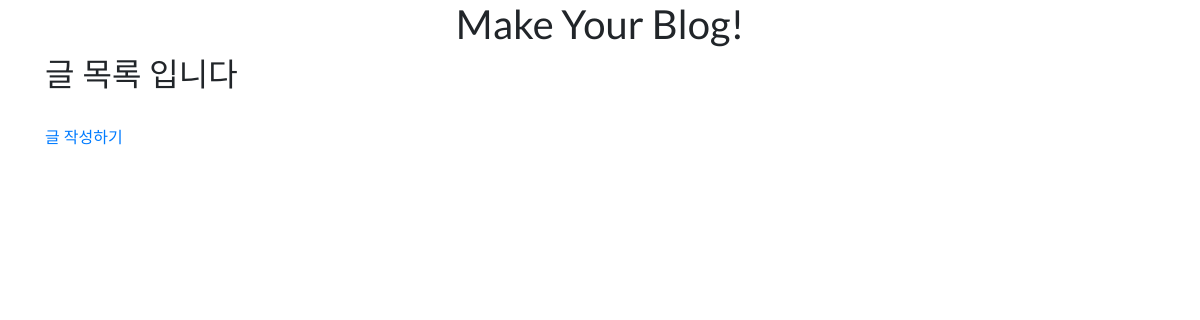
Before: /new/log/ with the older database file.
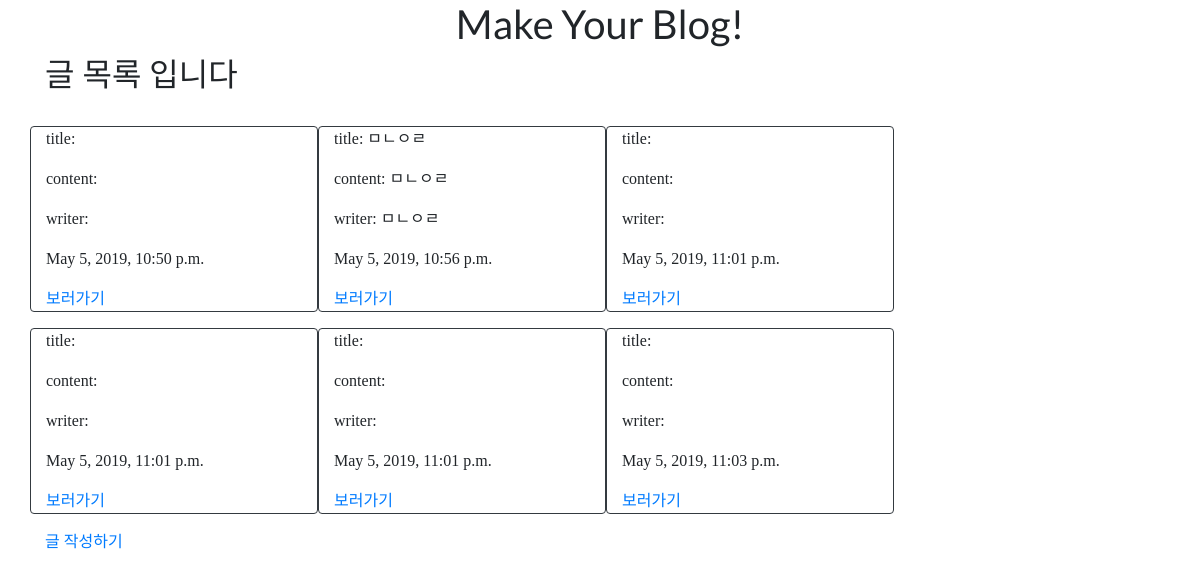
After: the same page with the newer database file.
### new/models.py (models this page shows, shortened)
class Post(models.Model):
    title = models.CharField(max_length=200)
    writer = models.CharField(max_length=200)
    content = models.TextField()
    created_at = models.DateTimeField(auto_now_add=True)
    updated_at = models.DateTimeField(auto_now=True)
    name=models.CharField(max_length=200,null=True)
    country=models.CharField(max_length=200,null=True)
    region=models.CharField(max_length=200,null=True)
    age=models.CharField(max_length=200,null=True)
    phone=models.CharField(max_length=200,null=True)
    introduction=models.TextField(null=True)

### new/views.py (the view)
# urls.py: path('log/', views.log, name='log'),
def log(request):
    posts = Post.objects.all()
    return render(request, 'new/log.html', {"all_posts" : posts})

### new/templates/new/log.html
{% extends 'home.html' %}
{% load static %}
{% block content %}
<div class="container">
  <h1>Make Your Blog! </h1>
    <h2>글 목록 입니다</h2><br>
    <div class="row">
    {% for post in all_posts %}
    <div class="card border-dark mb-3 col-4" style="max-width: 18rem;">
        <p>title: {{ post.title }}</p>
        <p>content: {{ post.content }}</p>
        <p>writer: {{ post.writer }}</p>
        <p>{{ post.created_at }}</p>
        <a href="{% url 'new:show' post.id %}" >보러가기</a>
    </div>
    {% endfor %}
    </div>
    <a href="/new/create" >글 작성하기</a>
</div>
    {% endblock %}

Changed rows visible on the page:
added Post: created_at "May 5, 2019, 10:50 p.m."
added Post: title "ㅁㄴㅇㄹ", content "ㅁㄴㅇㄹ", writer "ㅁㄴㅇㄹ", created_at "May 5, 2019, 10:56 p.m."
added Post: created_at "May 5, 2019, 11:01 p.m."
added Post: created_at "May 5, 2019, 11:01 p.m."
added Post: created_at "May 5, 2019, 11:01 p.m."
added Post: created_at "May 5, 2019, 11:03 p.m."
